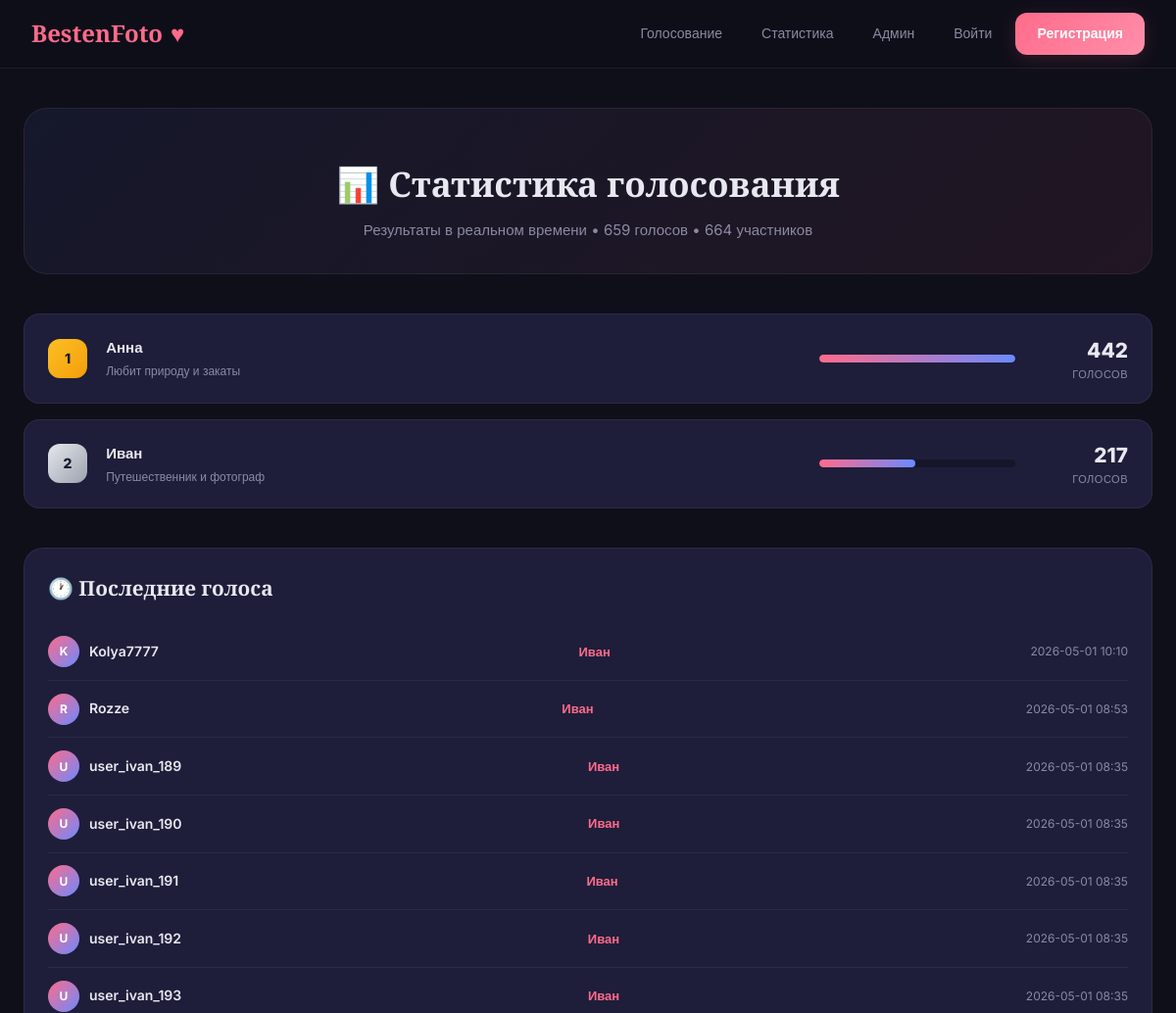
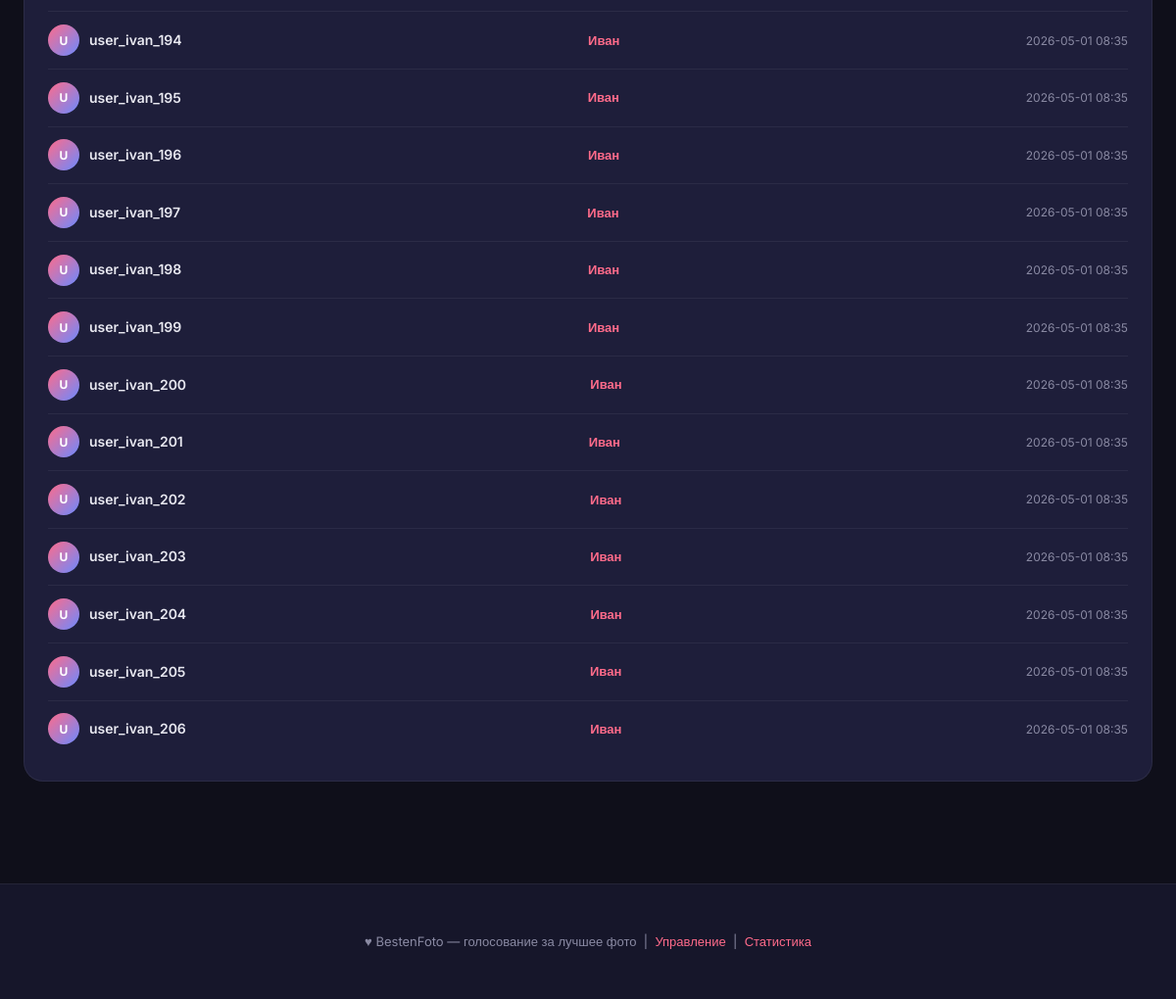
Screenshot of /stats with the database file from the repository (2 pictures, top to bottom).
### tables this page shows
CREATE TABLE candidates (
            id       INTEGER PRIMARY KEY AUTOINCREMENT,
            name     TEXT NOT NULL,
            tagline  TEXT,
            photo    TEXT,
            created  TEXT NOT NULL
        );

CREATE TABLE votes (
            id           INTEGER PRIMARY KEY AUTOINCREMENT,
            user_id      INTEGER NOT NULL,
            candidate_id INTEGER NOT NULL,
            voted_at     TEXT NOT NULL,
            UNIQUE(user_id),
            FOREIGN KEY(user_id)      REFERENCES users(id),
            FOREIGN KEY(candidate_id) REFERENCES candidates(id)
        );

CREATE TABLE users (
            id       INTEGER PRIMARY KEY AUTOINCREMENT,
            username TEXT UNIQUE NOT NULL,
            email    TEXT UNIQUE NOT NULL,
            password TEXT NOT NULL
        );

### app.py (the view)
@app.route('/stats')
def stats():
    candidates, total_votes, total_users = get_stats()
    conn = get_db()
    recent = conn.execute("""
        SELECT u.username, c.name as candidate_name, v.voted_at
        FROM votes v
        JOIN users u ON u.id = v.user_id
        JOIN candidates c ON c.id = v.candidate_id
        ORDER BY v.voted_at DESC
        LIMIT 20
    """).fetchall()
    conn.close()
    return render_template('stats.html',
                           candidates=candidates,
                           total_votes=total_votes,
                           total_users=total_users,
                           recent=[dict(r) for r in recent])

### app.py (called while the page is built)
def get_db():
    os.makedirs(os.path.dirname(DB_PATH), exist_ok=True)
    conn = sqlite3.connect(DB_PATH)
    conn.row_factory = sqlite3.Row
    return conn

def get_stats():
    conn = get_db()
    candidates = conn.execute("""
        SELECT c.*, COUNT(v.id) as vote_count
        FROM candidates c
        LEFT JOIN votes v ON v.candidate_id = c.id
        GROUP BY c.id
        ORDER BY vote_count DESC
    """).fetchall()
    total_votes = conn.execute("SELECT COUNT(*) FROM votes").fetchone()[0]
    total_users = conn.execute("SELECT COUNT(*) FROM users").fetchone()[0]
    conn.close()
    return [dict(c) for c in candidates], total_votes, total_users

### templates/stats.html (shortened to what this page needs)
{% extends "base.html" %}
{% block content %}
<div class="stats-hero">
  <h1>&#128202; Статистика голосования</h1>
  <p>Результаты в реальном времени • {{ total_votes }} голосов • {{ total_users }} участников</p>
</div>
{% if candidates %}
<div class="leaderboard">
  {% for c in candidates %}
  {% set max_votes = candidates|map(attribute='vote_count')|max %}
  {% set bar_pct = (c.vote_count / max_votes * 100) if max_votes else 0 %}
  <div class="leader-row">
    <div class="leader-rank {% if loop.index == 1 %}gold{% elif loop.index == 2 %}silver{% elif loop.index == 3 %}bronze{% endif %}">
      {{ loop.index }}
    </div>
    <div class="leader-info">
      <div class="leader-name">{{ c.name }}</div>
      <div class="leader-tag">{{ c.tagline or 'Кандидат' }}</div>
    </div>
    <div class="leader-bar-wrap">
      <div class="leader-bar">
        <div class="leader-bar-fill" style="width:{{ bar_pct }}%"></div>
      </div>
    </div>
    <div class="leader-votes">
      <div class="num">{{ c.vote_count }}</div>
      <div class="label">голосов</div>
    </div>
  </div>
  {% endfor %}
</div>
{% else %}
<div class="empty-state">
  <span class="icon">&#128532;</span>
  <p>Пока нет кандидатов</p>
</div>
{% endif %}
<div class="recent-votes">
  <h3>&#128336; Последние голоса</h3>
  {% if recent %}
    {% for r in recent %}
    <div class="vote-item">
      <div class="vote-user">
        <div class="vote-avatar">{{ r.username[0]|upper }}</div>
        <div>
          <div class="vote-name">{{ r.username }}</div>
        </div>
      </div>
      <div class="vote-candidate">{{ r.candidate_name }}</div>
      <div class="vote-time">{{ r.voted_at[:16].replace('T',' ') }}</div>
    </div>
    {% endfor %}
  {% else %}
    <div class="empty-state">
      <span class="icon">&#128172;</span>
      <p>Пока никто не голосовал</p>
    </div>
  {% endif %}
</div>
{% endblock %}

### templates/base.html (style rules this page uses)
:root { --bg: #0f0f1a; --bg-elevated: #16162a; --bg-card: #1e1e3a; --border: rgba(255,255,255,0.06); --text: #e8e8f0; --text-muted: #8a8aa3; --accent: #ff6b8a; --accent-glow: rgba(255,107,138,0.15); --accent-2: #6b8aff; --accent-2-glow: rgba(107,138,255,0.15); --success: #4ade80; --danger: #f87171; --warning: #fbbf24; }
* { box-sizing:border-box; margin:0; padding:0 }
html { scroll-behavior:smooth }
body { font-family:'Inter',sans-serif; background:var(--bg); color:var(--text); min-height:100vh; line-height:1.6; -webkit-font-smoothing:antialiased; }

### templates/stats.html (style rules this page uses)
.stats-hero { text-align:center; padding:3rem 1rem 2rem; background:linear-gradient(135deg,rgba(107,138,255,0.08) 0%,rgba(255,107,138,0.08) 100%); border-radius:24px; margin-bottom:2.5rem; border:1px solid var(--border); }
.stats-hero h1 { font-family:'Playfair Display',serif; font-size:2.2rem; color:var(--text); margin-bottom:0.5rem; }
.stats-hero p { color:var(--text-muted); font-size:15px; }
.leaderboard { display:flex; flex-direction:column; gap:1rem; margin-bottom:2.5rem; }
.leader-row { display:flex; align-items:center; gap:1.2rem; background:var(--bg-card); border:1px solid var(--border); border-radius:16px; padding:1.2rem 1.5rem; transition:all 0.2s; }
.leader-rank { width:40px; height:40px; border-radius:12px; background:var(--bg-elevated); display:flex; align-items:center; justify-content:center; font-weight:800; font-size:14px; color:var(--text-muted); flex-shrink:0; }
.leader-rank.gold { background:linear-gradient(135deg,#fbbf24,#f59e0b); color:#1a1a2e; }
.leader-rank.silver { background:linear-gradient(135deg,#e5e7eb,#9ca3af); color:#1a1a2e; }
.leader-info { flex:1; }
.leader-name { font-weight:700; font-size:15px; color:var(--text); margin-bottom:2px; }
.leader-tag { font-size:12px; color:var(--text-muted); }
.leader-bar-wrap { width:200px; margin-right:1rem; }
.leader-bar { height:8px; border-radius:8px; background:var(--bg-elevated); overflow:hidden; }
.leader-bar-fill { height:100%; border-radius:8px; background:linear-gradient(90deg,var(--accent),var(--accent-2)); transition:width 0.8s ease; }
.leader-votes { text-align:right; min-width:80px; }
.leader-votes .num { font-size:1.3rem; font-weight:800; color:var(--text); }
.leader-votes .label { font-size:11px; color:var(--text-muted); text-transform:uppercase; letter-spacing:0.5px; }
.recent-votes { background:var(--bg-card); border:1px solid var(--border); border-radius:20px; padding:1.5rem; }
.recent-votes h3 { font-family:'Playfair Display',serif; font-size:1.3rem; margin-bottom:1.2rem; color:var(--text); }
.vote-item { display:flex; align-items:center; justify-content:space-between; padding:0.8rem 0; border-bottom:1px solid var(--border); }
.vote-item:last-child { border-bottom:none; }
.vote-user { display:flex; align-items:center; gap:10px; }
.vote-avatar { width:32px; height:32px; border-radius:50%; background:linear-gradient(135deg,var(--accent),var(--accent-2)); color:#fff; font-weight:700; font-size:12px; display:flex; align-items:center; justify-content:center; }
.vote-name { font-weight:600; font-size:14px; color:var(--text); }
.vote-candidate { font-size:13px; color:var(--accent); font-weight:600; }
.vote-time { font-size:12px; color:var(--text-muted); }

### rows the page displays
candidates: name "Анна", tagline "Любит природу и закаты", {{ bar_pct }} 100.0 (drawn), vote_count "442"
candidates: name "Иван", tagline "Путешественник и фотограф", {{ bar_pct }} 49.095022624434385 (drawn), vote_count "217"
votes: username "K", username "Kolya7777", candidate_name "Иван", voted_at "2026-05-01 10:10"
votes: username "R", username "Rozze", candidate_name "Иван", voted_at "2026-05-01 08:53"
votes: username "U", username "user_ivan_189", candidate_name "Иван", voted_at "2026-05-01 08:35"
votes: username "U", username "user_ivan_190", candidate_name "Иван", voted_at "2026-05-01 08:35"
votes: username "U", username "user_ivan_191", candidate_name "Иван", voted_at "2026-05-01 08:35"
votes: username "U", username "user_ivan_192", candidate_name "Иван", voted_at "2026-05-01 08:35"
votes: username "U", username "user_ivan_193", candidate_name "Иван", voted_at "2026-05-01 08:35"
votes: username "U", username "user_ivan_194", candidate_name "Иван", voted_at "2026-05-01 08:35"
votes: username "U", username "user_ivan_195", candidate_name "Иван", voted_at "2026-05-01 08:35"
votes: username "U", username "user_ivan_196", candidate_name "Иван", voted_at "2026-05-01 08:35"
votes: username "U", username "user_ivan_197", candidate_name "Иван", voted_at "2026-05-01 08:35"
votes: username "U", username "user_ivan_198", candidate_name "Иван", voted_at "2026-05-01 08:35"
votes: username "U", username "user_ivan_199", candidate_name "Иван", voted_at "2026-05-01 08:35"
votes: username "U", username "user_ivan_200", candidate_name "Иван", voted_at "2026-05-01 08:35"
votes: username "U", username "user_ivan_201", candidate_name "Иван", voted_at "2026-05-01 08:35"
votes: username "U", username "user_ivan_202", candidate_name "Иван", voted_at "2026-05-01 08:35"
votes: username "U", username "user_ivan_203", candidate_name "Иван", voted_at "2026-05-01 08:35"
votes: username "U", username "user_ivan_204", candidate_name "Иван", voted_at "2026-05-01 08:35"
votes: username "U", username "user_ivan_205", candidate_name "Иван", voted_at "2026-05-01 08:35"
votes: username "U", username "user_ivan_206", candidate_name "Иван", voted_at "2026-05-01 08:35"

### other values shown
{{ total_votes }} "659"
{{ total_users }} "664"
